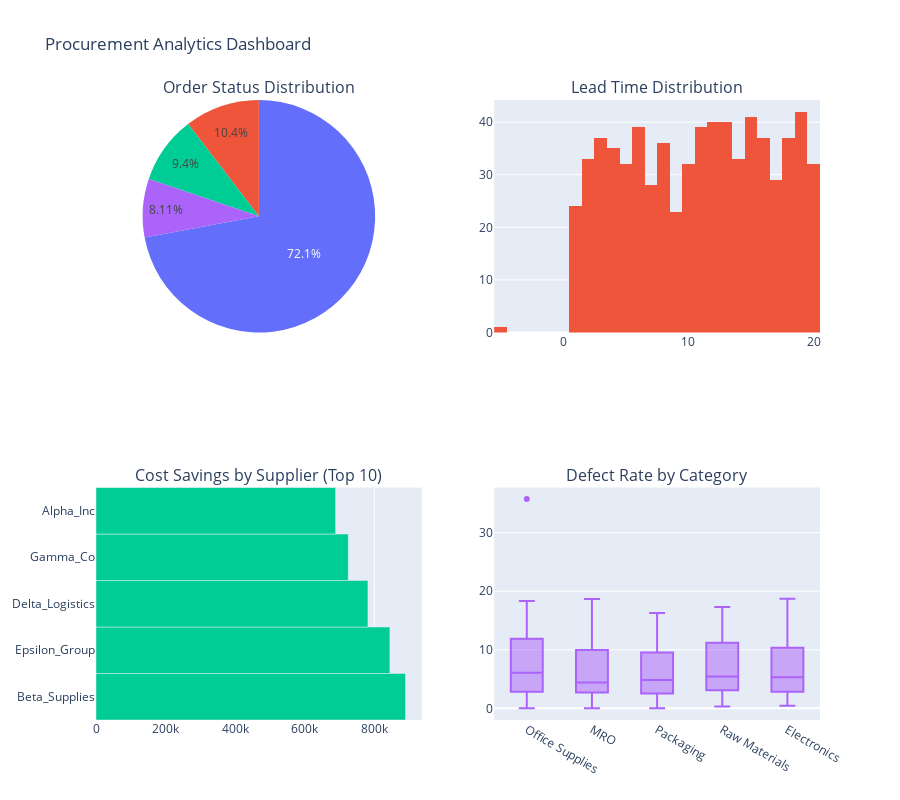

Notebook code cell kept with this figure:
### Markdown cell above
## 10. Data Visualizations

### Code cell
# Create comprehensive visualizations
fig = make_subplots(
    rows=2, cols=2,
    subplot_titles=(
        'Order Status Distribution',
        'Lead Time Distribution', 
        'Cost Savings by Supplier (Top 10)',
        'Defect Rate by Category'
    ),
    specs=[[{"type": "pie"}, {"type": "histogram"}],
           [{"type": "bar"}, {"type": "box"}]]
)

# 1. Order Status Pie Chart
if 'Order_Status' in df_processed.columns:
    status_counts = df_processed['Order_Status'].value_counts()
    fig.add_trace(
        go.Pie(labels=status_counts.index, values=status_counts.values, name="Order Status"),
        row=1, col=1
    )

# 2. Lead Time Histogram
if 'Lead_Time_Days' in df_processed.columns:
    fig.add_trace(
        go.Histogram(x=df_processed['Lead_Time_Days'], name="Lead Time", nbinsx=30),
        row=1, col=2
    )

# 3. Top Suppliers by Savings
if 'Cost_Savings' in df_processed.columns:
    supplier_savings = df_processed.groupby('Supplier')['Cost_Savings'].sum().sort_values(ascending=False).head(10)
    fig.add_trace(
        go.Bar(x=supplier_savings.values, y=supplier_savings.index, 
               name="Savings", orientation='h'),
        row=2, col=1
    )

# 4. Defect Rate by Category
if 'Defect_Rate' in df_processed.columns and 'Item_Category' in df_processed.columns:
    fig.add_trace(
        go.Box(x=df_processed['Item_Category'], y=df_processed['Defect_Rate'], name="Defect Rate"),
        row=2, col=2
    )

fig.update_layout(height=800, showlegend=False, title_text="Procurement Analytics Dashboard")
fig.show()

### Figure 1 — Plotly figure (JSON) as saved in the notebook; plotly's stock layout.template omitted (floating-point values rounded to 4 significant figures; data arrays with more than 128 entries replaced by an {"elided": "..."} marker saying what was removed)
{"data": [{"domain": {"x": [0, 0.45], "y": [0.625, 1]}, "labels": ["Delivered", "Pending", "Partially Delivered", "Cancelled"], "name": "Order Status", "type": "pie", "values": [560, 81, 73, 63]}, {"name": "Lead Time", "nbinsx": 30, "type": "histogram", "x": {"elided": "777 float values"}, "xaxis": "x", "yaxis": "y"}, {"name": "Savings", "orientation": "h", "type": "bar", "x": [889900.0, 845000.0, 782000.0, 725300.0, 688900.0], "xaxis": "x2", "y": ["Beta_Supplies", "Epsilon_Group", "Delta_Logistics", "Gamma_Co", "Alpha_Inc"], "yaxis": "y2"}, {"name": "Defect Rate", "type": "box", "x": {"elided": "777 str values"}, "xaxis": "x3", "y": {"elided": "777 float values"}, "yaxis": "y3"}], "layout": {"annotations": [{"font": {"size": 16}, "showarrow": false, "text": "Order Status Distribution", "x": 0.225, "xanchor": "center", "xref": "paper", "y": 1, "yanchor": "bottom", "yref": "paper"}, {"font": {"size": 16}, "showarrow": false, "text": "Lead Time Distribution", "x": 0.775, "xanchor": "center", "xref": "paper", "y": 1, "yanchor": "bottom", "yref": "paper"}, {"font": {"size": 16}, "showarrow": false, "text": "Cost Savings by Supplier (Top 10)", "x": 0.225, "xanchor": "center", "xref": "paper", "y": 0.375, "yanchor": "bottom", "yref": "paper"}, {"font": {"size": 16}, "showarrow": false, "text": "Defect Rate by Category", "x": 0.775, "xanchor": "center", "xref": "paper", "y": 0.375, "yanchor": "bottom", "yref": "paper"}], "height": 800, "showlegend": false, "title": {"text": "Procurement Analytics Dashboard"}, "xaxis": {"anchor": "y", "domain": [0.55, 1]}, "xaxis2": {"anchor": "y2", "domain": [0, 0.45]}, "xaxis3": {"anchor": "y3", "domain": [0.55, 1]}, "yaxis": {"anchor": "x", "domain": [0.625, 1]}, "yaxis2": {"anchor": "x2", "domain": [0, 0.375]}, "yaxis3": {"anchor": "x3", "domain": [0, 0.375]}}}
